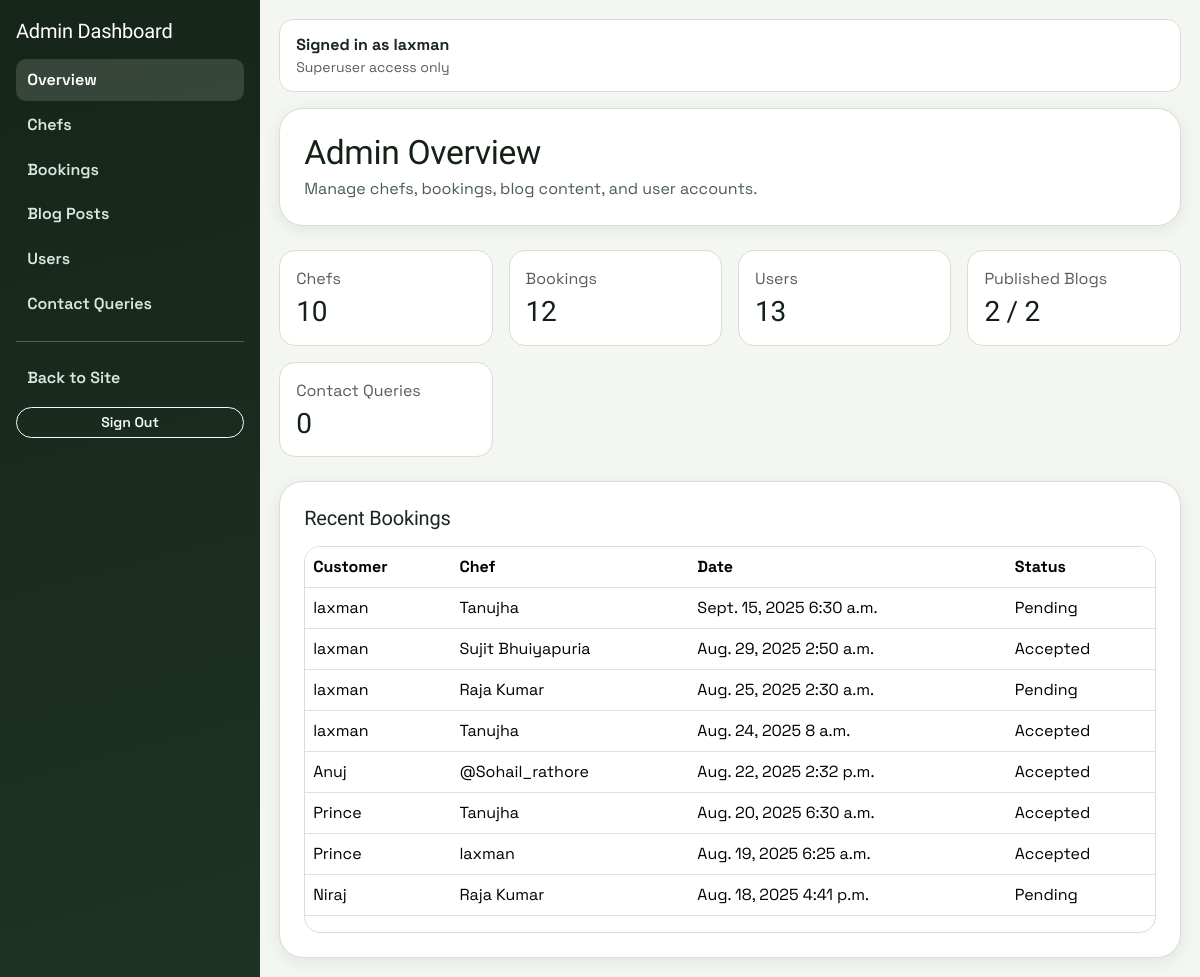
Before: /myadmin/ (signed in) with the older database file.
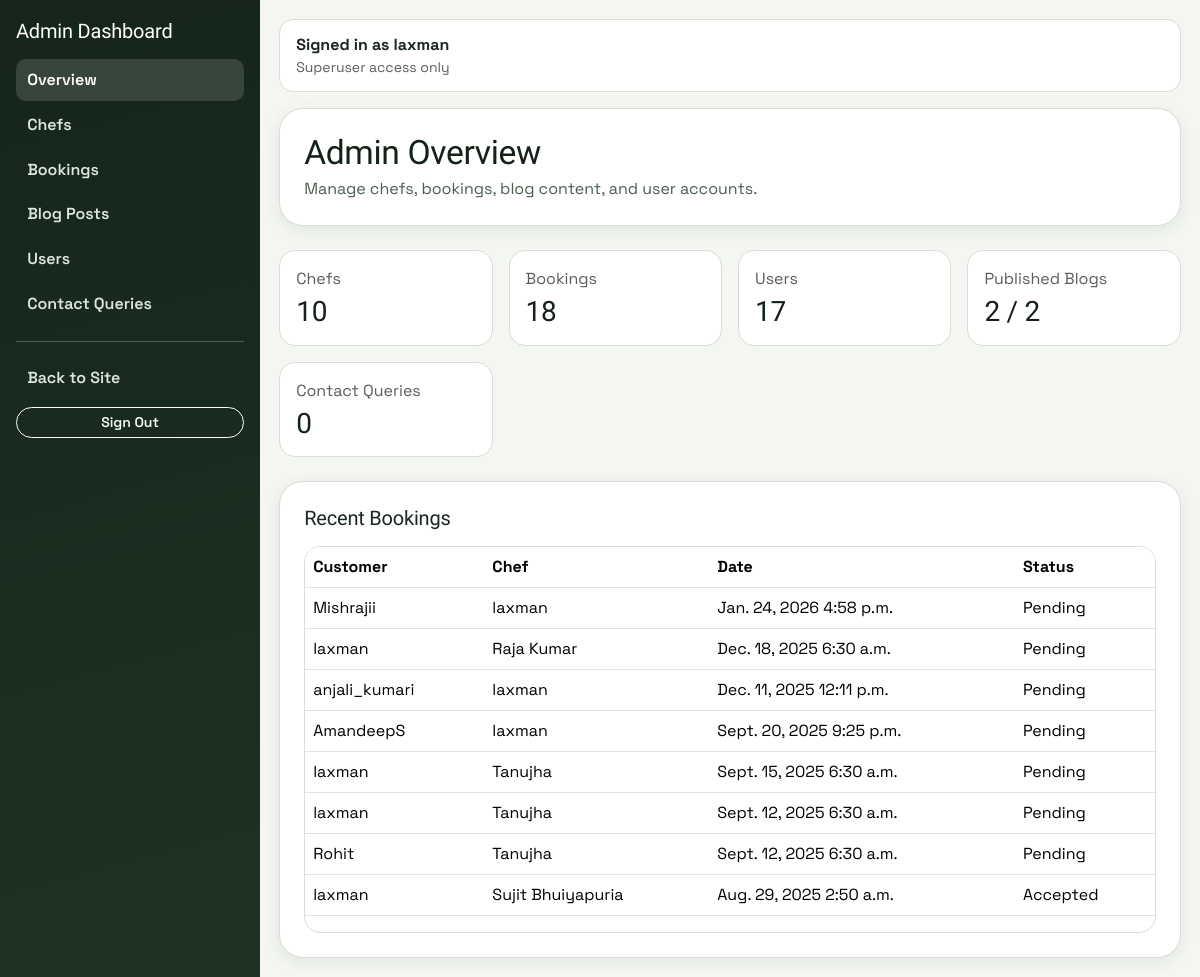
After: the same page with the newer database file.
### booking/models.py (models this page shows, shortened)
class Booking(models.Model):
    STATUS_CHOICES = [
        ('Pending', 'Pending'),
        ('Accepted', 'Accepted'),
        ('Rejected', 'Rejected'),
    ]
    customer = models.ForeignKey(settings.AUTH_USER_MODEL, on_delete=models.CASCADE)
    chef = models.ForeignKey('Chef', on_delete=models.CASCADE)
    date = models.DateField()
    time = models.TimeField()
    person = models.PositiveIntegerField()
    total_price = models.DecimalField(max_digits=8, decimal_places=2)
    status = models.CharField(max_length=20, choices=STATUS_CHOICES, default='Pending', db_index=True)
    is_deleted = models.BooleanField(default=False, db_index=True)
    deleted_at = models.DateTimeField(blank=True, null=True)
    deleted_by = models.ForeignKey(
        settings.AUTH_USER_MODEL,
        on_delete=models.SET_NULL,
        null=True,
        blank=True,
        related_name="deleted_bookings",
    )
    objects = ActiveBookingManager()
    all_objects = BookingQuerySet.as_manager()
    class Meta:
        indexes = [
            models.Index(fields=["date"]),
            models.Index(fields=["status", "date"]),
            models.Index(fields=["is_deleted", "date"]),
        ]

class Chef(models.Model):
    user = models.OneToOneField(settings.AUTH_USER_MODEL, on_delete=models.CASCADE)
    name = models.CharField(max_length=100)
    specialty = models.CharField(max_length=200)
    experience = models.PositiveIntegerField()  # years
    team_members = models.PositiveIntegerField(
        validators=[MinValueValidator(2)],
        blank=True,
        null=True
    )
    price_per_person = models.DecimalField(max_digits=8, decimal_places=2)
    image = models.ImageField(upload_to='chef_dishes/', blank=True, null=True)

### custom_admin/views.py (the view)
# urls.py: path("", views.dashboard, name="dashboard"),
@admin_required
def dashboard(request):
    recent_bookings = Booking.objects.select_related("customer", "chef").order_by("-date", "-time")[:8]
    context = {
        "chefs_count": Chef.objects.count(),
        "bookings_count": Booking.objects.count(),
        "users_count": Profile.objects.count(),
        "blog_count": BlogPost.objects.count(),
        "published_blog_count": BlogPost.objects.filter(is_published=True).count(),
        "contact_queries_count": ContactQuery.objects.filter(is_deleted=False).count(),
        "recent_bookings": recent_bookings,
    }
    return render(request, "custom_admin/dashboard.html", context)

### booking/context_processors.py (called while the page is built)
def chef_context(request):
    chef = None
    profile = None
    is_admin_user = False
    if request.user.is_authenticated:
        chef = Chef.objects.filter(user=request.user).first()
        profile = getattr(request.user, "profile", None)
        is_admin_user = request.user.is_superuser
    return {"chef": chef, "user_profile": profile, "is_admin_user": is_admin_user}

### booking/models.py (called while the page is built)
    def active(self):
        return self.filter(is_deleted=False)

    def get_queryset(self):
        return BookingQuerySet(self.model, using=self._db).active()

### custom_admin/views.py (called while the page is built)
def admin_required(view_func):
    @wraps(view_func)
    def wrapper(request, *args, **kwargs):
        if not request.user.is_authenticated:
            login_url = reverse("custom_admin:login")
            return redirect(f"{login_url}?next={request.path}")
        if not request.user.is_superuser:
            return HttpResponseForbidden("You do not have permission to access this module.")
        return view_func(request, *args, **kwargs)
    return wrapper

### custom_admin/templates/custom_admin/dashboard.html (shortened to what this page needs)
{% extends "custom_admin/base.html" %}
{% block content %}
<section class="page-card p-4 mb-4">
  <h2 class="section-title mb-1">Admin Overview</h2>
  <p class="section-subtitle mb-0">Manage chefs, bookings, blog content, and user accounts.</p>
</section>
<section class="metric-grid mb-4">
  <article class="metric-card"><p class="text-muted mb-1">Chefs</p><h3 class="mb-0">{{ chefs_count }}</h3></article>
  <article class="metric-card"><p class="text-muted mb-1">Bookings</p><h3 class="mb-0">{{ bookings_count }}</h3></article>
  <article class="metric-card"><p class="text-muted mb-1">Users</p><h3 class="mb-0">{{ users_count }}</h3></article>
  <article class="metric-card"><p class="text-muted mb-1">Published Blogs</p><h3 class="mb-0">{{ published_blog_count }} / {{ blog_count }}</h3></article>
  <article class="metric-card"><p class="text-muted mb-1">Contact Queries</p><h3 class="mb-0">{{ contact_queries_count }}</h3></article>
</section>
<section class="page-card p-4">
  <h3 class="h5 mb-3">Recent Bookings</h3>
  <div class="data-table-wrap">
    <table class="table table-hover align-middle">
      <thead>
        <tr><th>Customer</th><th>Chef</th><th>Date</th><th>Status</th></tr>
      </thead>
      <tbody>
        {% for b in recent_bookings %}
        <tr>
          <td>{{ b.customer.username }}</td>
          <td>{{ b.chef.name }}</td>
          <td>{{ b.date }} {{ b.time }}</td>
          <td>{{ b.status }}</td>
        </tr>
        {% empty %}
        <tr><td colspan="4">No bookings available.</td></tr>
        {% endfor %}
      </tbody>
    </table>
  </div>
</section>
{% endblock %}

Changed rows visible on the page:
no longer on this page (row unchanged): Booking: customer.username "laxman", chef.name "Raja Kumar", date "Aug. 25, 2025", time "2:30 a.m.", status "Pending"
no longer on this page (row unchanged): Booking: customer.username "laxman", chef.name "Tanujha", date "Aug. 24, 2025", time "8 a.m.", status "Accepted"
no longer on this page (row unchanged): Booking: customer.username "Anuj", chef.name "@Sohail_rathore", date "Aug. 22, 2025", time "2:32 p.m.", status "Accepted"
no longer on this page (row unchanged): Booking: customer.username "Prince", chef.name "Tanujha", date "Aug. 20, 2025", time "6:30 a.m.", status "Accepted"
no longer on this page (row unchanged): Booking: customer.username "Prince", chef.name "laxman", date "Aug. 19, 2025", time "6:25 a.m.", status "Accepted"
no longer on this page (row unchanged): Booking: customer.username "Niraj", chef.name "Raja Kumar", date "Aug. 18, 2025", time "4:41 p.m.", status "Pending"
added Booking: customer.username "Mishrajii", chef.name "laxman", date "Jan. 24, 2026", time "4:58 p.m.", status "Pending"
added Booking: customer.username "laxman", chef.name "Raja Kumar", date "Dec. 18, 2025", time "6:30 a.m.", status "Pending"
added Booking: customer.username "anjali_kumari", chef.name "laxman", date "Dec. 11, 2025", time "12:11 p.m.", status "Pending"
added Booking: customer.username "AmandeepS", chef.name "laxman", date "Sept. 20, 2025", time "9:25 p.m.", status "Pending"
added Booking: customer.username "laxman", chef.name "Tanujha", date "Sept. 12, 2025", time "6:30 a.m.", status "Pending"
added Booking: customer.username "Rohit", chef.name "Tanujha", date "Sept. 12, 2025", time "6:30 a.m.", status "Pending"
Other visible differences:
{{ bookings_count }}: "12" → "18"
{{ users_count }}: "13" → "17"
